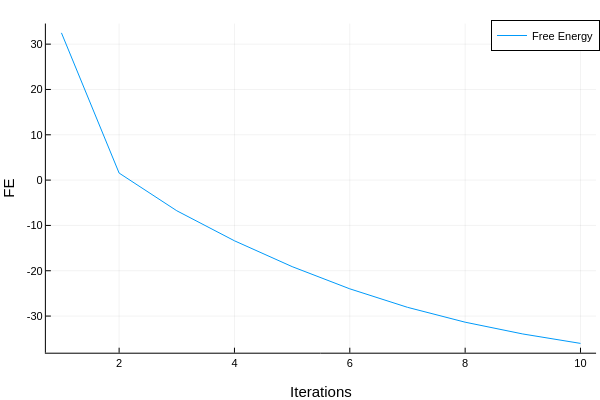

The notebook cell this image was saved under:
### Markdown cell above
## Plot Inference Results

### Code cell
plot(FE_value, label = "Free Energy", xlabel = "Iterations", ylabel="FE", legend=:topright)

### Figure 1 — Plotly figure (JSON) as saved in the notebook; plotly's stock layout.template omitted (floating-point values rounded to 4 significant figures)
{"data": [{"colorbar": {"len": 0.9143, "title": "", "x": 0.9934, "y": 0.533}, "legendgroup": "Free Energy", "line": {"color": "rgba(0, 154, 250, 1.000)", "dash": "solid", "shape": "linear", "width": 1}, "mode": "lines", "name": "Free Energy", "showlegend": true, "type": "scatter", "x": [1, 2, 3, 4, 5, 6, 7, 8, 9, 10], "xaxis": "x", "y": [32.49, 1.555, -6.764, -13.39, -19.09, -23.99, -28.07, -31.35, -33.95, -36.03], "yaxis": "y"}], "layout": {"annotations": [], "height": 400, "legend": {"bgcolor": "rgba(255, 255, 255, 1.000)", "bordercolor": "rgba(0, 0, 0, 1.000)", "borderwidth": 1, "font": {"color": "rgba(0, 0, 0, 1.000)", "family": "sans-serif", "size": 11}, "title": {"font": {"color": "rgba(0, 0, 0, 1.000)", "family": "sans-serif", "size": 15}, "text": ""}, "tracegroupgap": 0, "traceorder": "normal", "x": 1, "xanchor": "right", "y": 1, "yanchor": "top"}, "margin": {"b": 20, "l": 0, "r": 0, "t": 20}, "paper_bgcolor": "rgba(255, 255, 255, 1.000)", "plot_bgcolor": "rgba(255, 255, 255, 1.000)", "showlegend": true, "width": 600, "xaxis": {"anchor": "y", "domain": [0.07647, 0.9934], "gridcolor": "rgba(0, 0, 0, 0.100)", "gridwidth": 0.5, "linecolor": "rgba(0, 0, 0, 1.000)", "mirror": false, "range": [0.73, 10.27], "showgrid": true, "showline": true, "showticklabels": true, "tickangle": 0, "tickcolor": "rgb(0, 0, 0)", "tickfont": {"color": "rgba(0, 0, 0, 1.000)", "family": "sans-serif", "size": 11}, "tickmode": "array", "ticks": "inside", "ticktext": ["2", "4", "6", "8", "10"], "tickvals": [2, 4, 6, 8, 10], "title": "Iterations", "titlefont": {"color": "rgba(0, 0, 0, 1.000)", "family": "sans-serif", "size": 15}, "type": "-", "visible": true, "zeroline": false, "zerolinecolor": "rgba(0, 0, 0, 1.000)"}, "yaxis": {"anchor": "x", "domain": [0.07581, 0.9902], "gridcolor": "rgba(0, 0, 0, 0.100)", "gridwidth": 0.5, "linecolor": "rgba(0, 0, 0, 1.000)", "mirror": false, "range": [-38.08, 34.55], "showgrid": true, "showline": true, "showticklabels": true, "tickangle": 0, "tickcolor": "rgb(0, 0, 0)", "tickfont": {"color": "rgba(0, 0, 0, 1.000)", "family": "sans-serif", "size": 11}, "tickmode": "array", "ticks": "inside", "ticktext": ["-30", "-20", "-10", "0", "10", "20", "30"], "tickvals": [-30, -20, -10, 0, 10, 20, 30], "title": "FE", "titlefont": {"color": "rgba(0, 0, 0, 1.000)", "family": "sans-serif", "size": 15}, "type": "-", "visible": true, "zeroline": false, "zerolinecolor": "rgba(0, 0, 0, 1.000)"}}}
